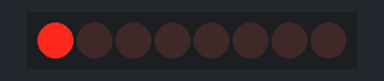
Simulated run of this sketch. Board: Arduino Uno, built with avr-gcc and run on an emulated ATmega328P. Parts: 8 shift-register outputs drawn as a row of LEDs (first output left, lit = HIGH). Wiring (inferred from the names in the program): shift register (74HC595): data pin 2; shift clock pin 4; latch pin 3. Wiring (inferred from the signals the program sends): row of LEDs: on Q0, Q1, Q2, Q3, Q4, Q5, Q6, Q7.

Above: at 0.2 s.
At 1.2 s:
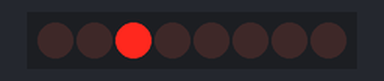
At 2.2 s:
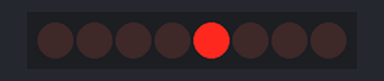
At 4.7 s:
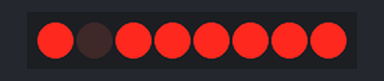
At 7.2 s:
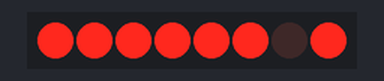
At 9.7 s:
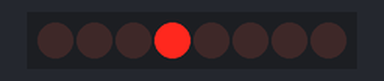
Timing chart, 0 to 10.4 s (numbered marks = the images above):
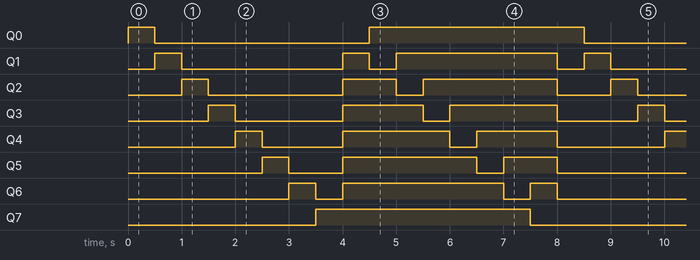

Measured:
- by itself, Q0: repeats every 8.0 s: LOW 4.0 s, HIGH 4.0 s
- by itself, Q1: repeats every 8.0 s: LOW 3.0 s, HIGH 0.50 s, LOW 0.50 s, HIGH 3.0 s, LOW 0.50 s, HIGH 0.50 s
- by itself, Q2: repeats every 8.0 s: LOW 2.5 s, HIGH 1.0 s, LOW 0.50 s, HIGH 2.5 s, LOW 1.0 s, HIGH 0.50 s
- by itself, Q3: repeats every 8.0 s: LOW 2.0 s, HIGH 1.5 s, LOW 0.50 s, HIGH 2.0 s, LOW 1.5 s, HIGH 0.50 s
- by itself, Q4: repeats every 8.0 s: LOW 1.5 s, HIGH 2.0 s, LOW 0.50 s, HIGH 1.5 s, LOW 2.0 s, HIGH 0.50 s
- by itself, Q5: repeats every 8.0 s: LOW 1.0 s, HIGH 2.5 s, LOW 0.50 s, HIGH 1.0 s, LOW 2.5 s, HIGH 0.50 s
- by itself, Q6: repeats every 8.0 s: LOW 0.50 s, HIGH 3.0 s, LOW 0.50 s, HIGH 0.50 s, LOW 3.0 s, HIGH 0.50 s
- by itself, Q7: alternates HIGH for 4.0 s and LOW for 4.0 s

The sketch:

shift_register.ino
```cpp
// Pinos de conexão com o 74HC595
const int dataPin = 2;   // Pino conectado ao pino DS (SER) do 74HC595
const int latchPin = 3;  // Pino conectado ao pino ST_CP (RCLK) do 74HC595
const int clockPin = 4;  // Pino conectado ao pino SH_CP (SRCLK) do 74HC595

void setup() {
  // Define os pinos como saídas
  pinMode(dataPin, OUTPUT);
  pinMode(latchPin, OUTPUT);
  pinMode(clockPin, OUTPUT);
}

void loop() {
  // Acende os LEDs um por um
  for (int i = 0; i < 8; i++) {
    // Envia o bit correspondente ao LED que será aceso
    digitalWrite(latchPin, LOW);                // Prepara para enviar dados
    shiftOut(dataPin, clockPin, MSBFIRST, 1 << i); // Envia o bit deslocado
    digitalWrite(latchPin, HIGH);               // Atualiza os LEDs
    delay(500);                                 // Aguarda meio segundo
  }

  // Apaga os LEDs um por um
  for (int i = 0; i < 8; i++) {
    digitalWrite(latchPin, LOW);                // Prepara para enviar dados
    shiftOut(dataPin, clockPin, MSBFIRST, ~(1 << i)); // Envia o bit invertido
    digitalWrite(latchPin, HIGH);               // Atualiza os LEDs
    delay(500);                                 // Aguarda meio segundo
  }
}
```
